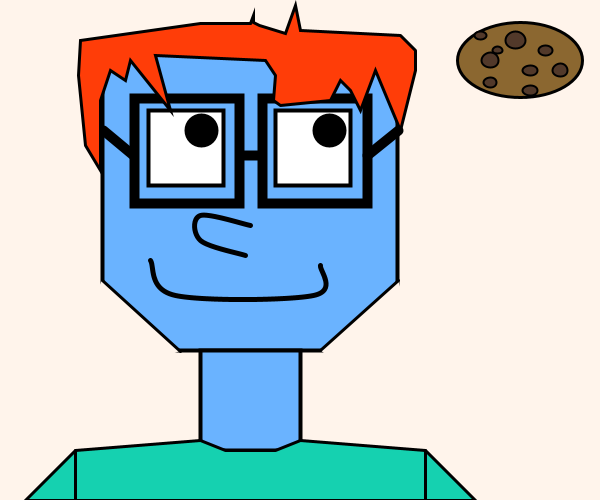
Frame 1 (no input)
Frame 60 (the mouse pressed at the canvas centre just before this capture): identical to frame 1, image omitted
Frame 120 (the mouse held since frame 60 and released just before this capture): identical to frame 1, image omitted

The Processing sketch that drew this single still picture (run headless with seeded random() and noise(); from frame 60 on, the mouse is pressed at the canvas centre):

// Processing sketch: processing_38847
// ── processing_38847.pde

//my awesome robot self portrait - ICM HW WK1 6.8.11

float rEyeX;
float rEyeY;
float lEyeX;
float lEyeY;
float initCookieX;
float initCookieY;
float cookieX;
float cookieY;
float cookieMinX;
float cookieMaxX;
float cookieMinY;
float cookieMaxY;
float cookieWidth;
float cookieHeight;
boolean cookieGrabbed;
boolean cookieOverMouth;
boolean cookieAte;
boolean crys;

//int chipOffset;

int timer;

void setup()
{
size (600, 500);

rEyeX = 313;
rEyeY = 147;
lEyeX = 185;
lEyeY = 147;

cookieX = initCookieX = 520;
cookieY = initCookieY = 60;

cookieWidth = 125;
cookieHeight = 75;

cookieMinX = cookieX - cookieWidth/2;
cookieMaxX = cookieX + cookieWidth/2;
cookieMinY = cookieY - cookieHeight/2;
cookieMaxY = cookieY + cookieHeight/2;

timer = 0;

}

void draw()
{
  
background(255, 244, 235); //off white background
//HEAD
fill(106, 179, 255); //fill with blue
rectMode(CENTER);
strokeWeight(4);  // thicker
rect(250, 200, 295, 300); //drawing rectangle

//BODY
rect (250, 400, 100, 100); //neck

//FACE
rectMode(CORNER); 
fill(255);
rect (148, 110, 75, 75); //right socket
rect (275, 110, 75, 75); //left socket
fill (0);

rEyeX = map(cookieX, 0, 600, 291, 335);
rEyeY = lEyeY= map(cookieY, 0, 500, 125, 169);
lEyeX = map(cookieX, 0, 600, 163, 207);

ellipse (rEyeX, rEyeY, 30, 30); //right eyeball
ellipse (lEyeX, lEyeY, 30, 30); //left eyeball


//NOSE
noFill();
strokeWeight (5);
beginShape();
curveVertex (250, 225);
curveVertex (250, 225);
curveVertex (200, 215) ;
curveVertex (200, 240);
curveVertex (245, 255);
curveVertex (245, 255);
endShape();

if (cookieGrabbed == true)
{
  cookieX = mouseX;
  cookieY = mouseY;
}
else
{
  cookieX = initCookieX;
  cookieY = initCookieY;  
}

//MOUTH
if (cookieX > 150 && cookieX < 320 && cookieY > 260 && cookieY < 325)
{
  cookieOverMouth = true;
  fill(0);
  ellipse(245, 300, 170, 60);
} else
{
//smile
beginShape();
fill(106, 179, 255);
curveVertex (150, 260);
curveVertex (150, 260);
curveVertex (175, 295);
curveVertex (313, 295);
curveVertex (320, 265);
curveVertex (320, 265);
endShape();
cookieOverMouth = false;
}


//HAIR
if(crys == false)
{
  noFill();
strokeWeight(10);
  rect(262,98,105,105); //right glasses frame
rect(134, 98, 105, 105); //left glasses frame
line (240, 155, 260, 155); //bridge
line (367, 155, 398, 130); //right temple
line (133, 155, 103, 130); //left temple
  
  fill(255,61,8);
  strokeWeight (3);
  beginShape();
  vertex (259, 25); 
  vertex (253, 22);
  vertex (253, 15);
  vertex (250, 23);
  vertex (200, 23);
  vertex (80, 40);
  vertex (78, 75);
  vertex (85, 145);
  vertex (100, 170);
  vertex (100, 100);
  vertex (110, 70);
  vertex (125, 80);
  vertex (130, 60);
  vertex (170, 110);
  vertex (155, 55);
  vertex (265, 60);
  vertex (275, 75);
  vertex (273, 100);
  vertex (280, 105);
  vertex (330, 100);
  vertex (340, 80);
  vertex (350, 90);
  vertex (360, 110);
  vertex (375, 70);
  vertex (400, 130);
  vertex (415, 70);
  vertex (415, 50);
  vertex (400, 35);
  vertex (300, 30);
  vertex (295, 5);
  vertex (285, 33);
  vertex (259, 25);
  endShape();
}
else
{
  //Michael's glasses
  noFill();
strokeWeight(10);
   rect(262, 120, 105, 50); //right glasses frame
  rect(134, 120, 105, 50); //left glasses frame
  line (240, 155, 260, 155); //bridge
  line (367, 155, 398, 130); //right temple
  line (133, 155, 103, 130); //left temple
  
  //Brown Hair for Michael
    fill(90, 48, 6);
    strokeWeight (3);
    beginShape();
    vertex (259, 25); 
    vertex (253, 22);
    vertex (253, 15);
    vertex (250, 23);
    vertex (200, 23);
    vertex (80, 40);
    vertex (78, 75);
    vertex (85, 145);
    vertex (100, 170);
    vertex (100, 100);
    vertex (110, 70);
    vertex (125, 80);
    vertex (130, 60);
    vertex (170, 110);
    vertex (155, 55);
    vertex (265, 60);
    vertex (275, 75);
    vertex (273, 100);
    vertex (280, 105);
    vertex (330, 100);
    vertex (340, 80);
    vertex (350, 90);
    vertex (360, 110);
    vertex (375, 70);
    vertex (400, 130);
    vertex (415, 70);
    vertex (415, 50);
    vertex (400, 35);
    vertex (300, 30);
    vertex (295, 5);
    vertex (285, 33);
    vertex (259, 25);
    endShape();
    
     
}

//CHIN LINE
noStroke();
fill (255, 244, 235);
triangle (398, 280, 320, 350, 450, 450);
stroke (0);
line (398,280,320,350);
noStroke();
triangle (102,280,180,351,50,400);
stroke (0);
line (102,280, 180,351);

//SHIRT
fill(21,209,176);
beginShape();
vertex (200,440);
vertex (75,450);
vertex (25,500);
vertex (475,500);
vertex (425,450);
vertex (300,440);
vertex (275, 450);
vertex (225, 450);
vertex (200, 440);
endShape();
line (75,450, 75,500);
line (425,450,425,500);

 //COOKIE
 if (cookieAte == false)
 {
  fill (139, 103, 48);
  strokeWeight (3);
  ellipse(cookieX, cookieY, cookieWidth, cookieHeight); //dough
  strokeWeight (2);
  fill (82, 57, 42); // divide the cookie into 4 parts to plot cookie coordinates
  ellipse(cookieX+10, cookieY+10, 15, 10); //choc chip lower right quad of cookie
  ellipse(cookieX-40, cookieY-25, 12, 8); //choc chip upper left quad of cookie
  ellipse(cookieX-30, cookieY, 17, 15); //choc chip middle left
  ellipse(cookieX+25, cookieY-10, 14, 10); //choc chip top right quad
  ellipse(cookieX-30, cookieY+22, 13, 10); //choc chip bottom left quad
  ellipse(cookieX+40, cookieY+10, 15, 13);//choc chip bottom right
  ellipse(cookieX-5, cookieY-20, 20, 17); //choc chip middle top
  ellipse(cookieX-23, cookieY-10, 10, 7);
  ellipse(cookieX+10,cookieY+30,15,10);
 }
 else
 {
   // println("eating the cookie");   
    doTimer();    
 }

}//end draw

void mouseClicked()
{
  if (cookieGrabbed == false && mouseX > cookieMinX && mouseX < cookieMaxX && mouseY > cookieMinY && mouseY < cookieMaxY)
  {
      cookieGrabbed = true;
  }
  if (cookieOverMouth == true)
  {
    //println("cookie over mouth");
    cookieX = initCookieX;
    cookieY = initCookieY;
    cookieAte = true;
  }
  else
  {
    //println("cookie not over mouth"); 
  } 
}

void doTimer()
{
   cookieGrabbed = false;
    cookieX = width/2;
    cookieY = height/2;
    timer++;
    if(timer == 100)
    {
       reset(); 
    }
    
}

void reset()
{
   cookieAte = false;
   crys = !crys;
   timer = 0;
}
